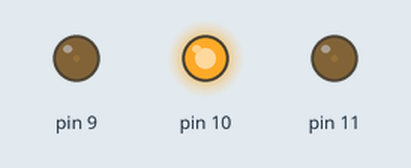
This sketch was run on a simulated Arduino Uno, built with avr-gcc and run on an emulated ATmega328P. Shown: output pins drawn as LEDs (lit = HIGH).

Above: at 0.05 s.
At 1.1 s:
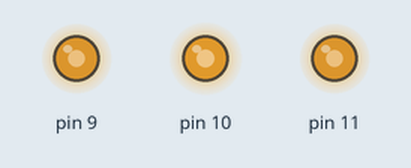
At 1.6 s:
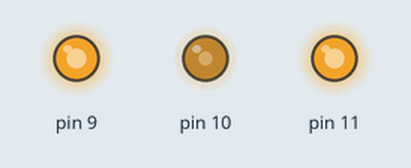
At 2.15 s:
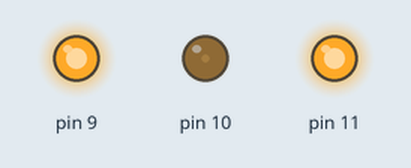
At 3.2 s:
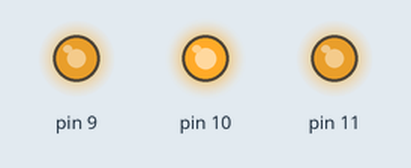
At 4.25 s:
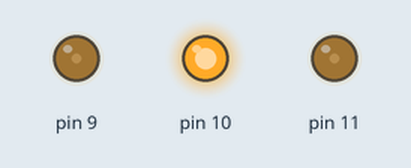
Timing chart, 0 to 5.9 s (numbered marks = the images above):
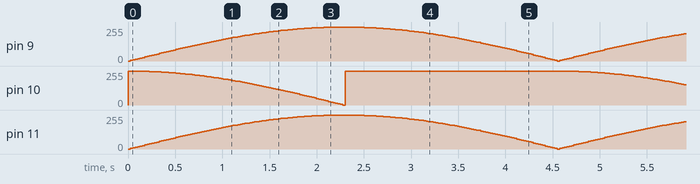

The sketch:

pulse.ino
```cpp
/*
  Pulse Effect
  */

int currLED = 8;
int dir = 1;

void setup()
{
  for(int i = 9; i < 12; i++)
  {
    pinMode(i, OUTPUT);
  }
}

void loop()
{
  for (int x = 0; x < 180; x++)
  {
    analogWrite(9, int(sin(x*(3.14/180))*255));
    analogWrite(10, int(cos(x*(3.14/180))*255));
    analogWrite(11, int(sin(x*(3.14/180))*255));
    delay(25);
  }
}
```
